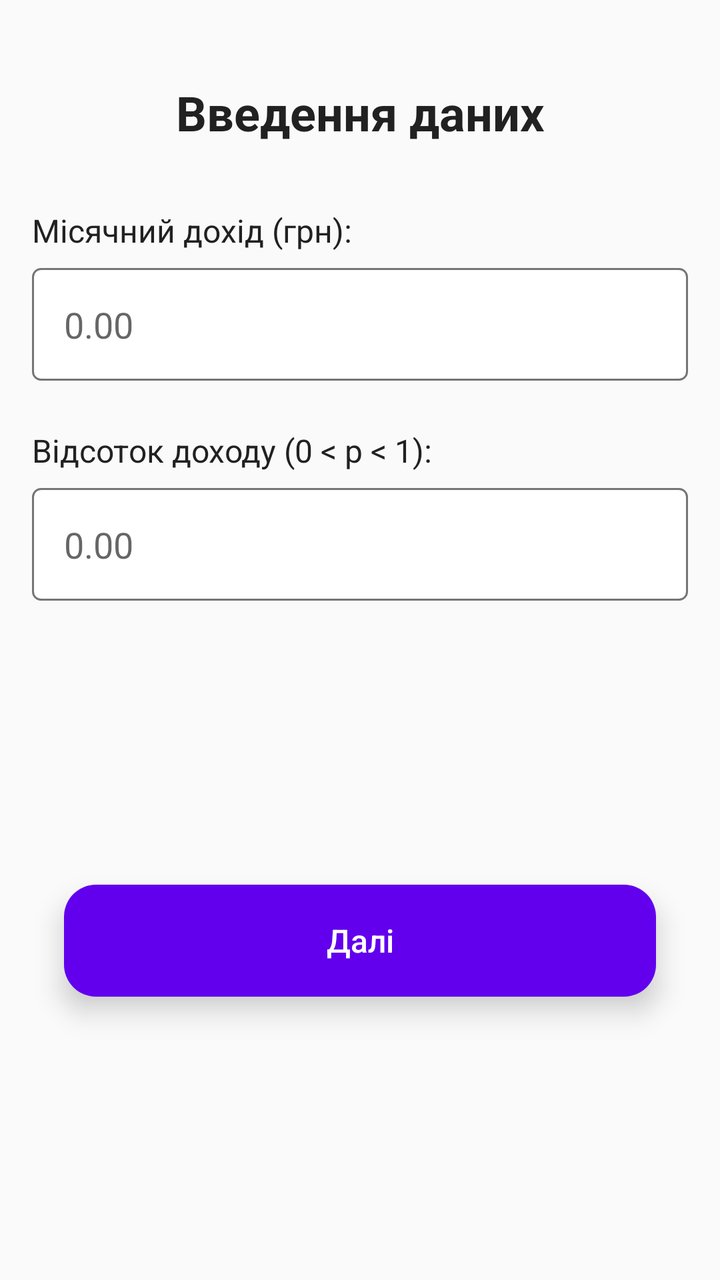
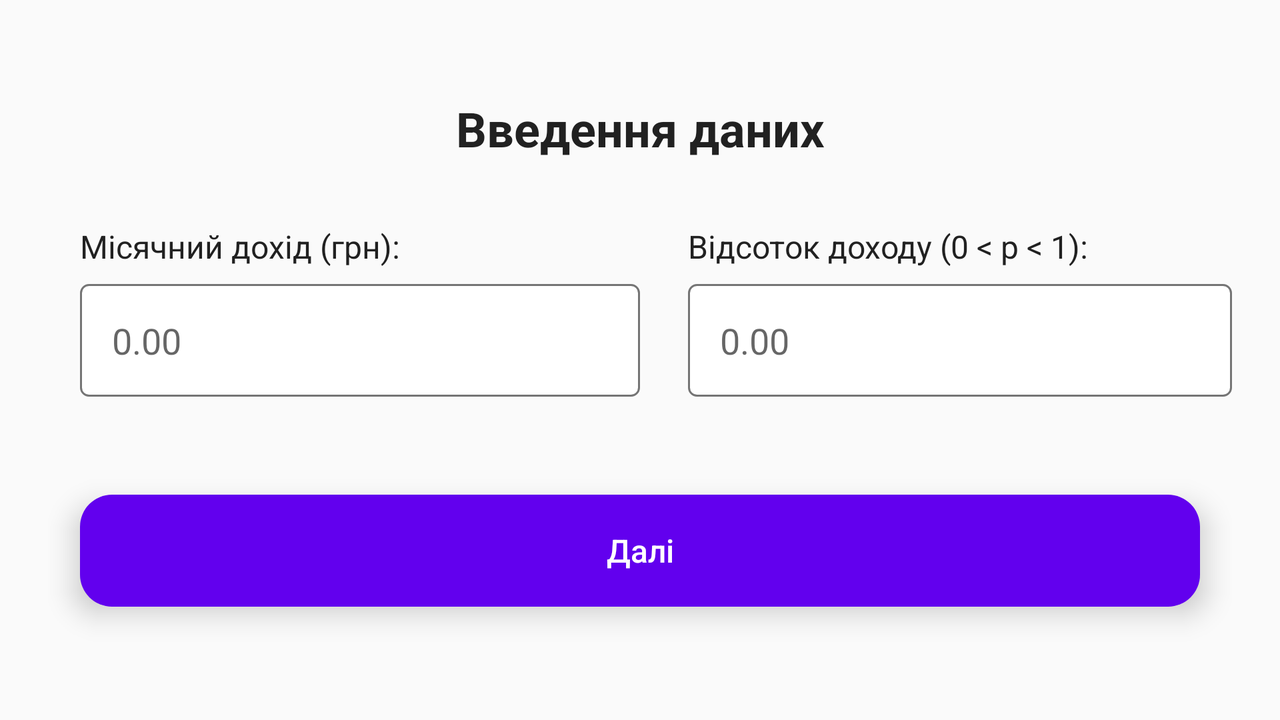

First picture: res/layout/ on a phone held upright. Second picture: the repository's own variant of that layout, on a device whose configuration matches the variant's folder. Source for both follows.
<!-- AndroidManifest.xml: application theme AppTheme -->
<!-- res/layout/activity_calculation1.xml -->
<?xml version="1.0" encoding="utf-8"?>
<androidx.constraintlayout.widget.ConstraintLayout xmlns:android="http://schemas.android.com/apk/res/android"
    xmlns:app="http://schemas.android.com/apk/res-auto"
    xmlns:tools="http://schemas.android.com/tools"
    android:layout_width="match_parent"
    android:layout_height="match_parent"
    android:padding="@dimen/margin_medium"
    tools:context=".Calculation1Activity">

    <TextView
        android:id="@+id/tvTitle"
        android:layout_width="0dp"
        android:layout_height="wrap_content"
        android:text="@string/calculation1_title"
        style="@style/TitleText"
        android:layout_marginTop="@dimen/margin_large"
        app:layout_constraintTop_toTopOf="parent"
        app:layout_constraintStart_toStartOf="parent"
        app:layout_constraintEnd_toEndOf="parent" />

    <TextView
        android:id="@+id/tvMonthlyIncomeLabel"
        android:layout_width="0dp"
        android:layout_height="wrap_content"
        android:text="@string/monthly_income_label"
        style="@style/LabelText"
        android:layout_marginTop="@dimen/margin_xlarge"
        app:layout_constraintTop_toBottomOf="@id/tvTitle"
        app:layout_constraintStart_toStartOf="parent"
        app:layout_constraintEnd_toEndOf="parent" />

    <EditText
        android:id="@+id/etMonthlyIncome"
        android:layout_width="0dp"
        android:layout_height="wrap_content"
        android:minHeight="@dimen/edit_text_height"
        android:inputType="numberDecimal"
        android:hint="0.00"
        android:background="@drawable/edit_text_background"
        android:padding="@dimen/margin_medium"
        android:layout_marginTop="@dimen/margin_small"
        app:layout_constraintTop_toBottomOf="@id/tvMonthlyIncomeLabel"
        app:layout_constraintStart_toStartOf="parent"
        app:layout_constraintEnd_toEndOf="parent" />

    <TextView
        android:id="@+id/tvPercentageLabel"
        android:layout_width="0dp"
        android:layout_height="wrap_content"
        android:text="@string/percentage_label"
        style="@style/LabelText"
        android:layout_marginTop="@dimen/margin_large"
        app:layout_constraintTop_toBottomOf="@id/etMonthlyIncome"
        app:layout_constraintStart_toStartOf="parent"
        app:layout_constraintEnd_toEndOf="parent" />

    <EditText
        android:id="@+id/etPercentage"
        android:layout_width="0dp"
        android:layout_height="wrap_content"
        android:minHeight="@dimen/edit_text_height"
        android:inputType="numberDecimal"
        android:hint="0.00"
        android:background="@drawable/edit_text_background"
        android:padding="@dimen/margin_medium"
        android:layout_marginTop="@dimen/margin_small"
        app:layout_constraintTop_toBottomOf="@id/tvPercentageLabel"
        app:layout_constraintStart_toStartOf="parent"
        app:layout_constraintEnd_toEndOf="parent" />

    <Button
        android:id="@+id/btnNext"
        android:layout_width="0dp"
        android:layout_height="wrap_content"
        android:text="@string/button_next"
        style="@style/PrimaryButton"
        android:layout_marginTop="@dimen/margin_xlarge"
        android:layout_marginStart="@dimen/margin_medium"
        android:layout_marginEnd="@dimen/margin_medium"
        app:layout_constraintTop_toBottomOf="@id/etPercentage"
        app:layout_constraintStart_toStartOf="parent"
        app:layout_constraintEnd_toEndOf="parent"
        app:layout_constraintBottom_toBottomOf="parent"
        android:layout_marginBottom="@dimen/margin_medium" />

</androidx.constraintlayout.widget.ConstraintLayout>
<!-- resources referenced by this layout -->
<resources>
  <dimen name="edit_text_height">56dp</dimen>
  <dimen name="margin_large">24dp</dimen>
  <dimen name="margin_medium">16dp</dimen>
  <dimen name="margin_small">8dp</dimen>
  <dimen name="margin_xlarge">32dp</dimen>
  <!-- drawable edit_text_background (drawable) -->
  <?xml version="1.0" encoding="utf-8"?>
  <shape xmlns:android="http://schemas.android.com/apk/res/android"
      android:shape="rectangle">
      <corners android:radius="4dp" />
      <solid android:color="@color/white" />
      <stroke
          android:width="1dp"
          android:color="@color/text_secondary" />
  </shape>
  <string name="button_next">Далі</string>
  <string name="calculation1_title">Введення даних</string>
  <string name="monthly_income_label">Місячний дохід (грн):</string>
  <string name="percentage_label">Відсоток доходу (0 &lt; p &lt; 1):</string>
  <style name="LabelText">
          <item name="android:textSize">@dimen/text_size_medium</item>
          <item name="android:textColor">@color/text_primary</item>
      </style>
  <style name="PrimaryButton">
          <item name="android:textSize">@dimen/text_size_medium</item>
          <item name="android:textColor">@color/white</item>
          <item name="android:minHeight">@dimen/button_height</item>
          <item name="android:background">@drawable/button_primary</item>
          <item name="android:elevation">@dimen/button_elevation</item>
          <item name="android:stateListAnimator">@null</item>
          <item name="android:paddingStart">24dp</item>
          <item name="android:paddingEnd">24dp</item>
          <item name="android:paddingTop">12dp</item>
          <item name="android:paddingBottom">12dp</item>
          <item name="android:textAllCaps">false</item>
          <item name="android:fontFamily">sans-serif-medium</item>
      </style>
  <style name="TitleText">
          <item name="android:textSize">@dimen/text_size_title</item>
          <item name="android:textColor">@color/text_primary</item>
          <item name="android:textStyle">bold</item>
          <item name="android:gravity">center</item>
      </style>
  <style name="AppTheme" parent="Theme.AppCompat.Light.DarkActionBar">
          <item name="colorPrimary">@color/primary</item>
          <item name="colorPrimaryDark">@color/primary_dark</item>
          <item name="colorAccent">@color/accent</item>
          <item name="android:windowBackground">@color/background</item>
      </style>
  <color name="white">#FFFFFFFF</color>
  <color name="text_secondary">#757575</color>
  <dimen name="text_size_medium">16sp</dimen>
  <color name="text_primary">#212121</color>
  <dimen name="button_height">56dp</dimen>
  <!-- drawable button_primary (drawable) -->
  <?xml version="1.0" encoding="utf-8"?>
  <selector xmlns:android="http://schemas.android.com/apk/res/android">
      <item android:state_pressed="true">
          <shape android:shape="rectangle">
              <corners android:radius="@dimen/button_corner_radius" />
              <solid android:color="@color/primary_dark" />
          </shape>
      </item>
      <item>
          <shape android:shape="rectangle">
              <corners android:radius="@dimen/button_corner_radius" />
              <solid android:color="@color/primary" />
          </shape>
      </item>
  </selector>
  <dimen name="button_elevation">8dp</dimen>
  <dimen name="text_size_title">24sp</dimen>
  <color name="primary">#6200EE</color>
  <color name="primary_dark">#3700B3</color>
  <color name="accent">#03DAC5</color>
  <color name="background">#FAFAFA</color>
  <dimen name="button_corner_radius">16dp</dimen>
</resources>
<!-- res/layout-land/activity_calculation1.xml (the author's variant of the layout above) -->
<!-- drawn on the phone turned sideways -->
<?xml version="1.0" encoding="utf-8"?>
<androidx.constraintlayout.widget.ConstraintLayout xmlns:android="http://schemas.android.com/apk/res/android"
    xmlns:app="http://schemas.android.com/apk/res-auto"
    xmlns:tools="http://schemas.android.com/tools"
    android:layout_width="match_parent"
    android:layout_height="match_parent"
    android:padding="@dimen/margin_large"
    tools:context=".Calculation1Activity">

    <androidx.constraintlayout.widget.Guideline
        android:id="@+id/guideline_vertical"
        android:layout_width="wrap_content"
        android:layout_height="wrap_content"
        android:orientation="vertical"
        app:layout_constraintGuide_percent="0.5" />

    <TextView
        android:id="@+id/tvTitle"
        android:layout_width="0dp"
        android:layout_height="wrap_content"
        android:text="@string/calculation1_title"
        style="@style/TitleText"
        android:layout_marginTop="@dimen/margin_large"
        android:layout_marginStart="@dimen/margin_medium"
        android:layout_marginEnd="@dimen/margin_medium"
        app:layout_constraintTop_toTopOf="parent"
        app:layout_constraintStart_toStartOf="parent"
        app:layout_constraintEnd_toEndOf="parent" />

    <TextView
        android:id="@+id/tvMonthlyIncomeLabel"
        android:layout_width="0dp"
        android:layout_height="wrap_content"
        android:text="@string/monthly_income_label"
        style="@style/LabelText"
        android:layout_marginTop="@dimen/margin_xlarge"
        android:layout_marginStart="@dimen/margin_medium"
        app:layout_constraintTop_toBottomOf="@id/tvTitle"
        app:layout_constraintStart_toStartOf="parent"
        app:layout_constraintEnd_toStartOf="@id/guideline_vertical" />

    <EditText
        android:id="@+id/etMonthlyIncome"
        android:layout_width="0dp"
        android:layout_height="wrap_content"
        android:minHeight="@dimen/edit_text_height"
        android:inputType="numberDecimal"
        android:hint="0.00"
        android:background="@drawable/edit_text_background"
        android:padding="@dimen/margin_medium"
        android:layout_marginTop="@dimen/margin_small"
        android:layout_marginStart="@dimen/margin_medium"
        app:layout_constraintTop_toBottomOf="@id/tvMonthlyIncomeLabel"
        app:layout_constraintStart_toStartOf="parent"
        app:layout_constraintEnd_toStartOf="@id/guideline_vertical" />

    <TextView
        android:id="@+id/tvPercentageLabel"
        android:layout_width="0dp"
        android:layout_height="wrap_content"
        android:text="@string/percentage_label"
        style="@style/LabelText"
        android:layout_marginTop="@dimen/margin_xlarge"
        android:layout_marginStart="@dimen/margin_large"
        app:layout_constraintTop_toBottomOf="@id/tvTitle"
        app:layout_constraintStart_toEndOf="@id/guideline_vertical"
        app:layout_constraintEnd_toEndOf="parent" />

    <EditText
        android:id="@+id/etPercentage"
        android:layout_width="0dp"
        android:layout_height="wrap_content"
        android:minHeight="@dimen/edit_text_height"
        android:inputType="numberDecimal"
        android:hint="0.00"
        android:background="@drawable/edit_text_background"
        android:padding="@dimen/margin_medium"
        android:layout_marginTop="@dimen/margin_small"
        android:layout_marginStart="@dimen/margin_large"
        app:layout_constraintTop_toBottomOf="@id/tvPercentageLabel"
        app:layout_constraintStart_toEndOf="@id/guideline_vertical"
        app:layout_constraintEnd_toEndOf="parent" />

    <Button
        android:id="@+id/btnNext"
        android:layout_width="0dp"
        android:layout_height="wrap_content"
        android:text="@string/button_next"
        style="@style/PrimaryButton"
        android:layout_marginTop="@dimen/margin_xlarge"
        android:layout_marginStart="@dimen/margin_medium"
        android:layout_marginEnd="@dimen/margin_medium"
        app:layout_constraintTop_toBottomOf="@id/etMonthlyIncome"
        app:layout_constraintStart_toStartOf="parent"
        app:layout_constraintEnd_toEndOf="parent"
        app:layout_constraintBottom_toBottomOf="parent"
        android:layout_marginBottom="@dimen/margin_medium" />

</androidx.constraintlayout.widget.ConstraintLayout>
